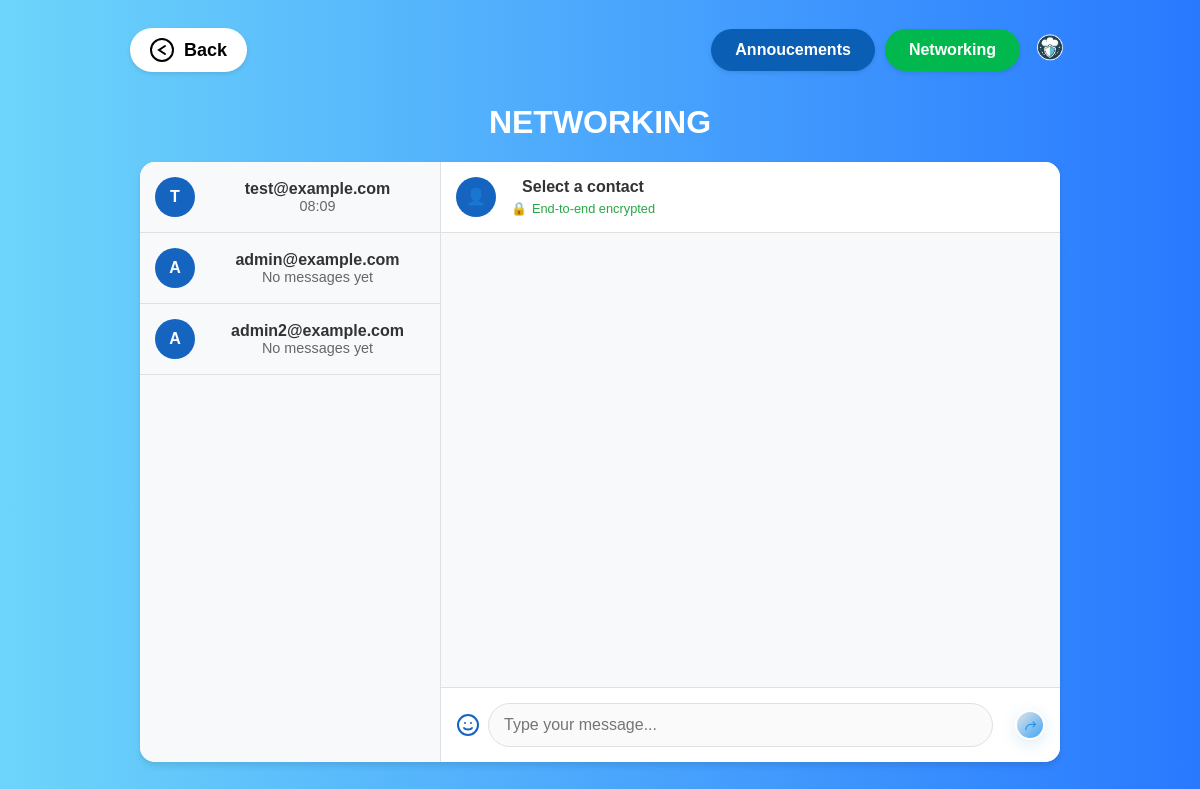
Page /messagerie (signed in) on the committed database.
### app.py (models this page shows, shortened)
class User(UserMixin, db.Model):
    id = db.Column(db.Integer, primary_key=True)
    email = db.Column(db.String(120), unique=True, nullable=False)
    password_hash = db.Column(db.String(128))
    is_admin = db.Column(db.Boolean, default=False)
    storage_limit = db.Column(db.BigInteger, default=5 * 1024 * 1024 * 1024)  # 5GB default
    last_login = db.Column(db.DateTime)
    files = db.relationship('File', backref='owner', lazy=True)
    folders = db.relationship('Folder', backref='owner', lazy=True)
    groups = db.relationship('Group', secondary='user_groups', backref=db.backref('users', lazy='dynamic'))

class Message(db.Model):
    id = db.Column(db.Integer, primary_key=True)
    sender_id = db.Column(db.Integer, db.ForeignKey('user.id'), nullable=False)
    receiver_id = db.Column(db.Integer, db.ForeignKey('user.id'), nullable=False)
    encrypted_content = db.Column(db.Text, nullable=False)  # Message chiffré avec AES
    encrypted_aes_key = db.Column(db.Text, nullable=False)  # Clé AES chiffrée avec RSA
    encrypted_hmac_key = db.Column(db.Text, nullable=False)  # Clé HMAC chiffrée avec RSA
    iv = db.Column(db.Text, nullable=False)  # Vecteur d'initialisation pour AES
    created_at = db.Column(db.DateTime, default=datetime.utcnow)
    is_read = db.Column(db.Boolean, default=False)
    signature = db.Column(db.Text, nullable=False)  # Signature du message
    hmac = db.Column(db.Text, nullable=False)  # HMAC pour vérifier l'intégrité
    original_content = db.Column(db.Text)  # Message original pour l'expéditeur
    is_deleted_for_receiver = db.Column(db.Boolean, default=False)  # Indique si le message est supprimé pour le destinataire
    sender = db.relationship('User', foreign_keys=[sender_id], backref='sent_messages')
    receiver = db.relationship('User', foreign_keys=[receiver_id], backref='received_messages')

### app.py (the view)
@app.route('/messagerie')
@login_required
def messagerie():
    users = User.query.filter(User.id != current_user.id).all()
    conversations = db.session.query(
        Message,
        User
    ).join(
        User,
        ((Message.sender_id == User.id) & (Message.receiver_id == current_user.id)) |
        ((Message.receiver_id == User.id) & (Message.sender_id == current_user.id))
    ).order_by(Message.created_at.desc()).all()
    chat_partners = {}
    for user in users:
        chat_partners[user.id] = {
            'user': user,
            'last_message': None,
            'unread_count': 0
        }
    for message, user in conversations:
        partner_id = user.id
        if partner_id in chat_partners:
            if not chat_partners[partner_id]['last_message'] or message.created_at > chat_partners[partner_id]['last_message'].created_at:
                chat_partners[partner_id]['last_message'] = message
            if not message.is_read and message.receiver_id == current_user.id:
                chat_partners[partner_id]['unread_count'] += 1
    chat_partners_list = list(chat_partners.values())
    chat_partners_list.sort(key=lambda x: x['last_message'].created_at if x['last_message'] else datetime.min, reverse=True)
    return render_template('messagerie.html',
                         users=users,
                         chat_partners=chat_partners_list)

### app.py (called while the page is built)
@login_manager.user_loader
def load_user(user_id):
    return User.query.get(int(user_id))

### templates/messagerie.html (shortened to what this page needs)
<!DOCTYPE html>
<html lang="fr">
<head>
    <link rel="stylesheet" href="{{ url_for('static', filename='css/style2.css') }}">
</head>
<body>
    <div class="container" data-current-user-id="{{ current_user.id }}">
        <div class="header">
            <a href="{{ url_for('admin_dashboard' if current_user.is_admin else 'user_dashboard') }}" class="back-button">
                <svg width="24" height="24" viewBox="0 0 24 24" fill="none">
                    <circle cx="12" cy="12" r="11" stroke="black" stroke-width="2"/>
                    <path d="M15 8L9 12L15 16" stroke="black" stroke-width="2" stroke-linecap="round"/>
                </svg>
                Back
            </a>
            <div class="header-right">
                <a href="{{ url_for('report') }}" class="report">Annoucements</a>
                <a href="{{ url_for('messagerie') }}" class="contact-btn">Networking</a>
                <div class="profile-icon">
                    <img src="{{ url_for('static', filename='images/logo.png') }}" alt="Profile Icon">
                </div>
            </div>
        </div>
        <h1>NETWORKING</h1>
        <div class="messenger-container">
            <div class="contacts-list">
                {% for partner in chat_partners %}
                <div class="contact" data-user-id="{{ partner.user.id }}">
                    <div class="contact-avatar">{{ partner.user.email[0]|upper }}</div>
                    <div class="contact-info">
                        <div class="contact-name">{{ partner.user.email }}</div>
                        <div class="contact-status">
                            {% if partner.last_message %}
                            {{ partner.last_message.created_at.strftime('%H:%M') }}
                            {% else %}
                            No messages yet
                            {% endif %}
                        </div>
                    </div>
                </div>
                {% endfor %}
            </div>
            <div class="chat-area">
                <div class="chat-header">
                    <div class="contact-avatar">👤</div>
                    <div>
                        <div class="contact-name">Select a contact</div>
                        <div class="encryption-status">End-to-end encrypted</div>
                    </div>
                </div>
                <div class="messages">
                </div>
                <div class="message-input">
                    <button class="emoji-btn" title="Ajouter un emoji" type="button" tabindex="-1">
                    </button>
                    <input type="text" placeholder="Type your message..." disabled>
                    <button class="send-btn" disabled>
                        <svg width="18" height="18" viewBox="0 0 24 24" fill="none">
                          <path d="M4 20c0-5.523 4.477-10 10-10h5.17l-2.59-2.59a1 1 0 1 1 1.42-1.42l4.3 4.3a1 1 0 0 1 0 1.42l-4.3 4.3a1 1 0 1 1-1.42-1.42L19.17 12H14c-4.418 0-8 3.582-8 8a1 1 0 1 1-2 0z" fill="#2196f3"/>
                        </svg>
                    </button>
                </div>
            </div>
        </div>
    </div>
</body>
</html>

### static/css/style2.css (style rules this page uses)
body { margin: 0; font-family: Arial, sans-serif; background: linear-gradient(to right, #6dd5fa, #2979ff); display: flex; justify-content: center; align-items: center; height: 100vh; }
.container { text-align: center; width: 80%; }
.header { display: flex; justify-content: space-between; align-items: center; padding: 10px; }
.header-right { display: flex; align-items: center; gap: 10px; }
.logout-btn, .contact-btn { padding: 10px 20px; border: none; border-radius: 20px; cursor: pointer; }
.contact-btn { background: #00b84d; color: #fff; text-decoration: none; padding: 12px 24px; border-radius: 25px; font-weight: bold; font-size: 16px; box-shadow: 0 2px 4px rgba(0, 0, 0, 0.1); transition: all 0.3s cubic-bezier(0.4, 0, 0.2, 1); display: inline-block; }
.report { background-color: #0a5fb4; color: white; text-decoration: none; padding: 12px 24px; border-radius: 25px; font-weight: bold; font-size: 16px; box-shadow: 0 2px 4px rgba(0, 0, 0, 0.1); transition: all 0.3s cubic-bezier(0.4, 0, 0.2, 1); display: inline-block; }
h1 { color: #fff; }
.profile-icon img { width: 40px; height: 40px; border-radius: 50%; }

### templates/messagerie.html (style rules this page uses)
.messenger-container { display: flex; height: calc(100vh - 200px); background: white; border-radius: 15px; box-shadow: 0 4px 6px rgba(0,0,0,0.1); margin: 20px; overflow: hidden; }
.contacts-list { width: 300px; border-right: 1px solid #e0e0e0; overflow-y: auto; background: #f8f9fa; }
.contact { padding: 15px; border-bottom: 1px solid #e0e0e0; cursor: pointer; transition: background-color 0.3s; display: flex; align-items: center; }
.contact-avatar { width: 40px; height: 40px; border-radius: 50%; background: #1565C0; color: white; display: flex; align-items: center; justify-content: center; font-weight: bold; margin-right: 15px; }
.contact-info { flex: 1; }
.contact-name { font-weight: 600; color: #333; }
.contact-status { font-size: 0.9em; color: #666; }
.chat-area { flex: 1; display: flex; flex-direction: column; }
.chat-header { padding: 15px; border-bottom: 1px solid #e0e0e0; display: flex; align-items: center; background: white; }
.chat-header .contact-avatar { margin-right: 15px; }
.messages { flex: 1; padding: 20px; overflow-y: auto; background: #f8f9fa; }
.message-input { padding: 15px; border-top: 1px solid #e0e0e0; display: flex; align-items: center; background: white; }
.message-input input { flex: 1; padding: 12px 15px; border: 1px solid #e0e0e0; border-radius: 25px; outline: none; font-size: 1em; margin-right: 10px; }
.send-btn { background: linear-gradient(135deg, #e0e4e7 0%, #42a5f5 100%); color: white; border: none; border-radius: 50%; width: 30px; height: 30px; cursor: pointer; display: flex; align-items: center; justify-content: center; box-shadow: 0 4px 16px rgba(65, 142, 201, 0.18); transition: background 0.2s, box-shadow 0.2s, transform 0.1s; font-size: 2em; margin-left: 12px; outline: none; border: 2px solid #fff; }
.encryption-status { font-size: 0.8em; color: #28a745; margin-top: 5px; display: flex; align-items: center; }
.encryption-status::before { content: "🔒"; margin-right: 5px; }
.back-button { display: inline-flex; align-items: center; background-color: white; padding: 10px 20px; border-radius: 25px; width: fit-content; cursor: pointer; font-weight: bold; text-decoration: none; color: black; border: none; font-size: 18px; box-shadow: 0 2px 4px rgba(0, 0, 0, 0.1); transition: all 0.3s ease; }
.back-button svg { margin-right: 10px; }
.emoji-btn { background: none; border: none; cursor: pointer; margin-right: 8px; padding: 0; outline: none; display: flex; align-items: center; font-size: 1.5em; transition: transform 0.1s; }

### rows in the picture
User: user "T", user.email "test@example.com"
Message: last_message.created_at "08:09"
User: user "A", user.email "admin@example.com"
User: user "A", user.email "admin2@example.com"
